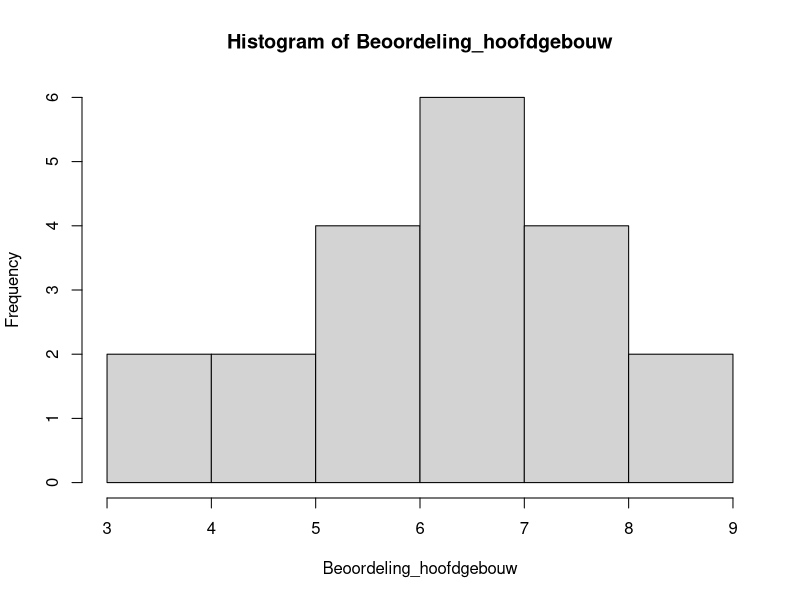
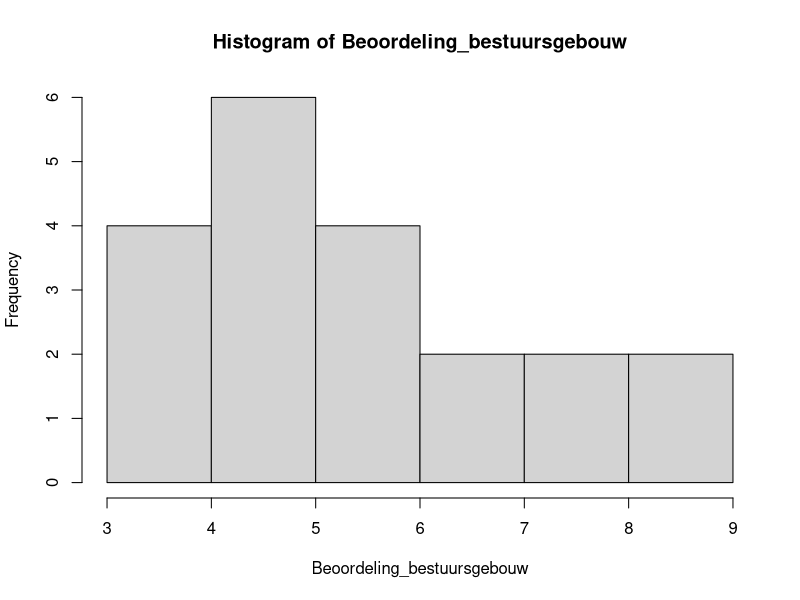
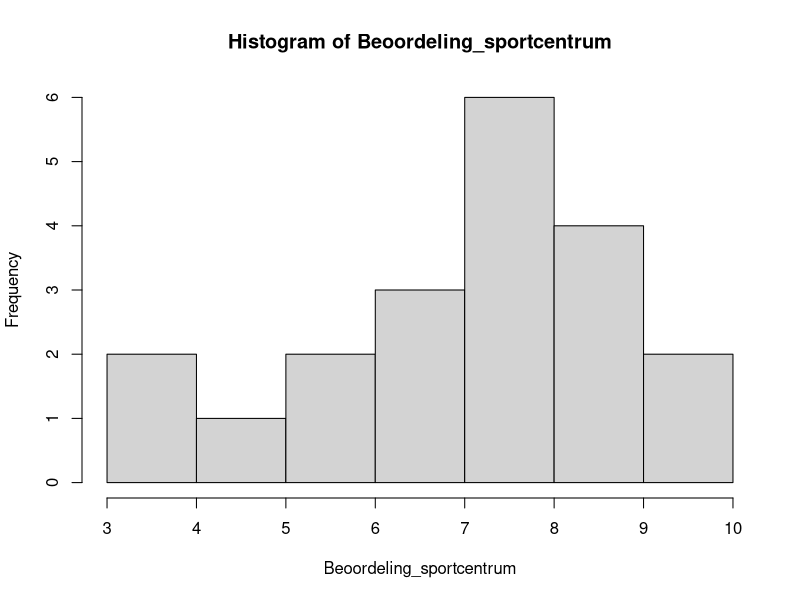
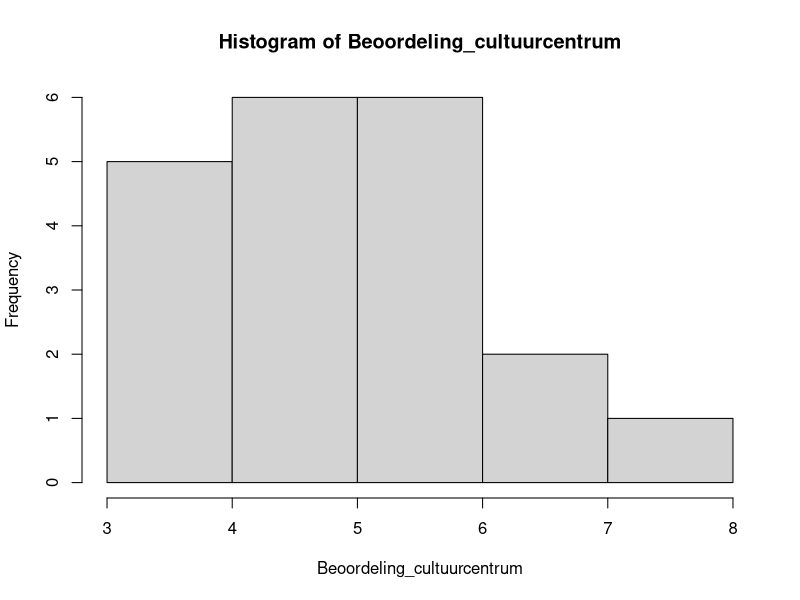

These charts were generated, in order, by the following R code:

## +++++++++++++++++++++++++++++++++++++++++++++++++++++++++++++++++++++++++++++
## 09.R ####
## +++++++++++++++++++++++++++++++++++++++++++++++++++++++++++++++++++++++++++++
## R code voor Student Analytics Vrije Universiteit Amsterdam
## Copyright 2020 VU
## Web Page: http://www.vu.nl
## Contact: Theo Bakker (t.c.bakker@vu.nl)
## Verspreiding buiten de VU: Ja
##
## Doel: Doel
##
## Afhankelijkheden: Afhankelijkheid
##
## Datasets: Datasets
##
## Opmerkingen:
## 1) Geen.
## 2) ___
##
## ++++++++++++++++++++++++++++++++++++++++++++++++++++++++++++++++++++++++++++
## TODO:
## 1) ___.
##
## ++++++++++++++++++++++++++++++++++++++++++++++++++++++++++++++++++++++++++++
## Geschiedenis:
## 29-06-2020: EG: Aanmaak bestand
## ++++++++++++++++++++++++++++++++++++++++++++++++++++++++++++++++++++++++++++

# De vastgoedmanager van de  Facultaire Dienst (FD) van een hogeschool is 
# nieuwsgierig hoe de verschillende eetgelegenheden op de campus gewaardeerd 
# worden door studenten om te inventarisen op welke manier het horeca-aanbod 
# verbeterd kan worden. Uit de Nationale Studenten Enquête (NSE) blijkt dat 
# studenten van de hogeschool ontevreden zijn over het horeca-aanbod op de campus. 
# Als vervolgonderzoek hierop wordt een groep studenten gevraagd om de 
# eetgelegenheden op de campus te beoordelen. Aan de hand daarvan vergelijkt de 
# FD kantines in vier gebouwen: het hoofdgebouw, het bestuursgebouw, het 
# sportcentrum en het cultuurcentrum Rembrandt. Met deze gegevens wil de 
# vastgoedmanager onderzoeken of er verschillen zijn in de waarderingscijfers 
# van de kantines in de vier gebouwen. Als deze verschillen aanwezig zijn, is 
# zij benieuwd welke kantines van elkaar verschillen.

# Dataset heeft drie kolommen: Studentnummer, Kantine en Beoordeling. We
# nemen 20 eerstejaars studenten

# set seed
set.seed(1234, 
         kind = "Mersenne-Twister", 
         normal.kind = "Inversion",
         sample.kind = "Rejection")

# Definieer aantal eerstejaars studenten
N <- 20

# Simuleer studentnummers
Studentnummers_opties <- c(4000000:4500000)
Studentnummer_uniek <- sample(Studentnummers_opties, N)
Studentnummer <- rep(Studentnummer_uniek, times = 4)
Studentnummer <- as.factor(Studentnummer)

# Maak kantine variabele
Eetgelegenheid <- rep(c("Hoofdgebouw", "Bestuursgebouw", "Sportcentrum",
                 "Cultuurcentrum"), 
           each = N)


# Maak variabele beoordeling
Gewichten_hoofdgebouw <- c(0,0,0.05,0.05,0.1,0.2,0.3,0.2,0.1,0)
Beoordeling_hoofdgebouw <- c(rep(1,N*Gewichten_hoofdgebouw[1]),
                             rep(2,N*Gewichten_hoofdgebouw[2]),
                             rep(3,N*Gewichten_hoofdgebouw[3]),
                             rep(4,N*Gewichten_hoofdgebouw[4]),
                             rep(5,N*Gewichten_hoofdgebouw[5]),
                             rep(6,N*Gewichten_hoofdgebouw[6]),
                             rep(7,N*Gewichten_hoofdgebouw[7]),
                             rep(8,N*Gewichten_hoofdgebouw[8]),
                             rep(9,N*Gewichten_hoofdgebouw[9]),
                             rep(10,N*Gewichten_hoofdgebouw[10])
)

Gewichten_bestuursgebouw <- c(0,0,0.1,0.1,0.3,0.2,0.1,0.1,0.1,0)
Beoordeling_bestuursgebouw <- c(rep(1,N*Gewichten_bestuursgebouw[1]),
                             rep(2,N*Gewichten_bestuursgebouw[2]),
                             rep(3,N*Gewichten_bestuursgebouw[3]),
                             rep(4,N*Gewichten_bestuursgebouw[4]),
                             rep(5,N*Gewichten_bestuursgebouw[5]),
                             rep(6,N*Gewichten_bestuursgebouw[6]),
                             rep(7,N*Gewichten_bestuursgebouw[7]),
                             rep(8,N*Gewichten_bestuursgebouw[8]),
                             rep(9,N*Gewichten_bestuursgebouw[9]),
                             rep(10,N*Gewichten_bestuursgebouw[10])
)

Gewichten_sportcentrum <- c(0,0,0.05,0.05,0.05,0.1,0.15,0.3,0.2,0.1)
Beoordeling_sportcentrum <- c(rep(1,N*Gewichten_sportcentrum[1]),
                             rep(2,N*Gewichten_sportcentrum[2]),
                             rep(3,N*Gewichten_sportcentrum[3]),
                             rep(4,N*Gewichten_sportcentrum[4]),
                             rep(5,N*Gewichten_sportcentrum[5]),
                             rep(6,N*Gewichten_sportcentrum[6]),
                             rep(7,N*Gewichten_sportcentrum[7]),
                             rep(8,N*Gewichten_sportcentrum[8]),
                             rep(9,N*Gewichten_sportcentrum[9]),
                             rep(10,N*Gewichten_sportcentrum[10])
)

Gewichten_cultuurcentrum <- c(0,0,0.05,0.2,0.3,0.3,0.1,0.05,0,0)
Beoordeling_cultuurcentrum <- c(rep(1,N*Gewichten_cultuurcentrum[1]),
                             rep(2,N*Gewichten_cultuurcentrum[2]),
                             rep(3,N*Gewichten_cultuurcentrum[3]),
                             rep(4,N*Gewichten_cultuurcentrum[4]),
                             rep(5,N*Gewichten_cultuurcentrum[5]),
                             rep(6,N*Gewichten_cultuurcentrum[6]),
                             rep(7,N*Gewichten_cultuurcentrum[7]),
                             rep(8,N*Gewichten_cultuurcentrum[8]),
                             rep(9,N*Gewichten_cultuurcentrum[9]),
                             rep(10,N*Gewichten_cultuurcentrum[10])
)

hist(Beoordeling_hoofdgebouw)
hist(Beoordeling_bestuursgebouw)
hist(Beoordeling_sportcentrum)
hist(Beoordeling_cultuurcentrum)

Indexen_hoofdgebouw <-sample.int(N, N)
Indexen_bestuursgebouw <-sample.int(N, N)
Indexen_sportcentrum <-sample.int(N, N)
Indexen_cultuurcentrum <-sample.int(N, N)

Beoordeling <- c(Beoordeling_hoofdgebouw[Indexen_hoofdgebouw],
                 Beoordeling_bestuursgebouw[Indexen_bestuursgebouw],
                 Beoordeling_sportcentrum[Indexen_sportcentrum],
                 Beoordeling_cultuurcentrum[Indexen_cultuurcentrum])



# Maak dataset
Beoordelingen_eetgelegenheden <- cbind.data.frame(Studentnummer, Eetgelegenheid, Beoordeling)

# Sorteer data
Beoordelingen_eetgelegenheden <- Beoordelingen_eetgelegenheden[order(Beoordelingen_eetgelegenheden$Studentnummer),]

# Verwijder alles behalve dataset
rm(N, Studentnummers_opties, Studentnummer_uniek, Studentnummer, Eetgelegenheid,
   Gewichten_hoofdgebouw, Beoordeling_hoofdgebouw,
   Gewichten_bestuursgebouw, Beoordeling_bestuursgebouw,
   Gewichten_sportcentrum, Beoordeling_sportcentrum,
   Gewichten_cultuurcentrum, Beoordeling_cultuurcentrum,
   Indexen_hoofdgebouw, Indexen_bestuursgebouw, Indexen_sportcentrum,
   Indexen_cultuurcentrum, Beoordeling)

# https://statistics.laerd.com/spss-tutorials/friedman-test-using-spss-statistics.php
# https://www.datanovia.com/en/lessons/friedman-test-in-r/
# https://www.sheffield.ac.uk/polopoly_fs/1.714575!/file/stcp-marshall-FriedmanS.pdf
# https://rdrr.io/cran/rstatix/man/friedman_effsize.html
# https://www.sheffield.ac.uk/mash/statistics/nonparametric

